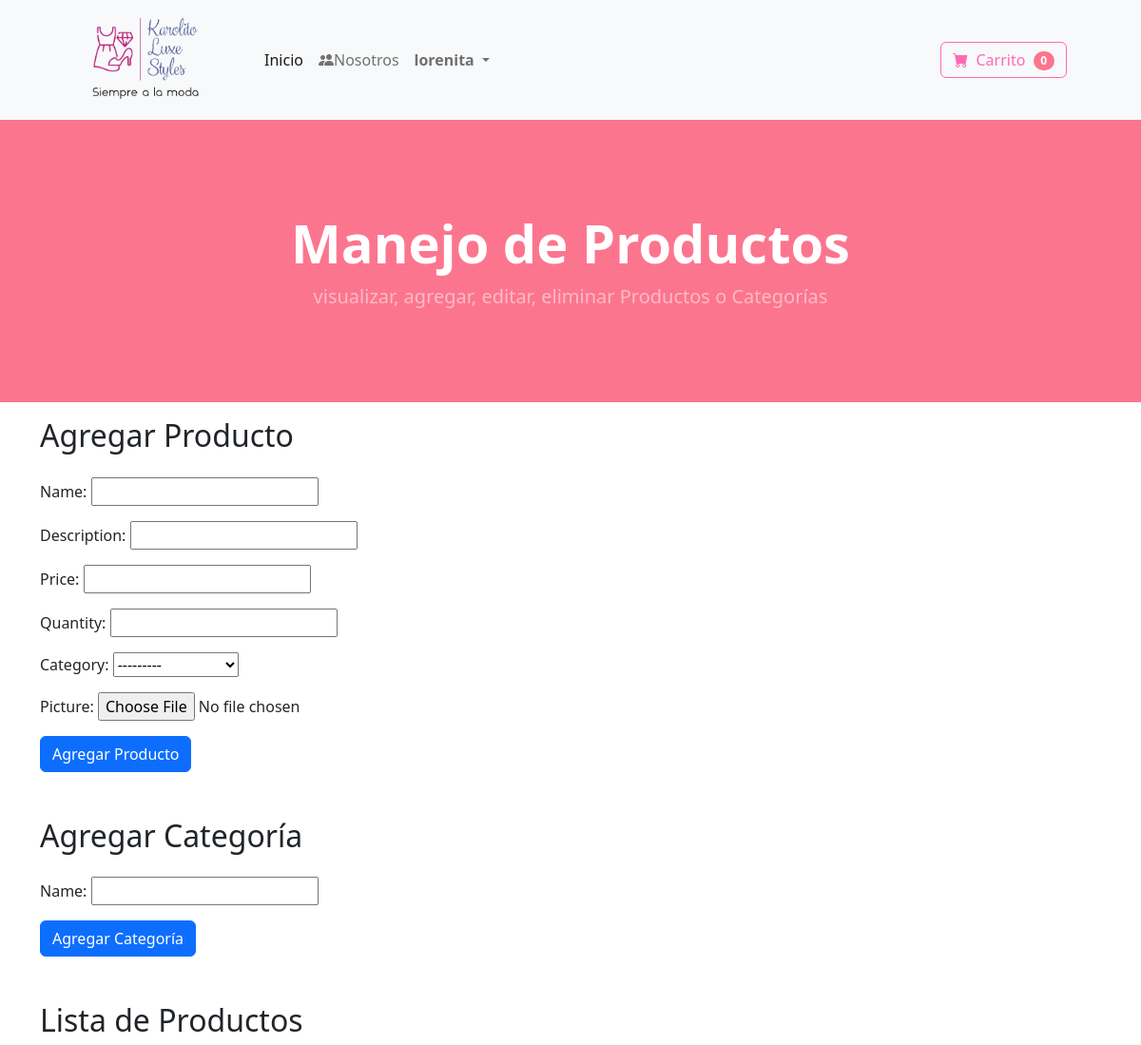
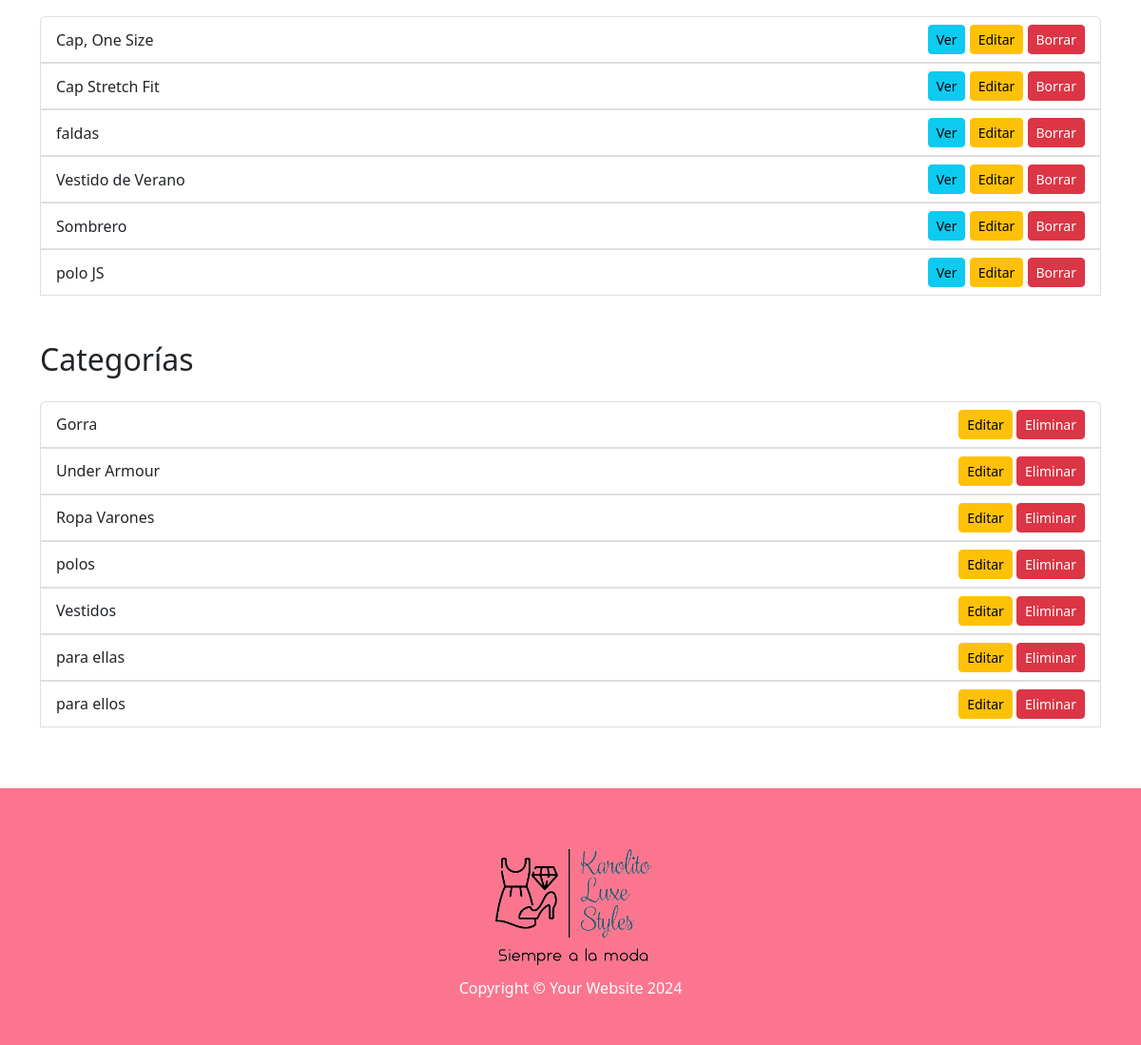
The page /manage-store/ (signed in) on the database its author committed (2 pictures, top to bottom).
### store/models.py (models this page shows, shortened)
class StoreCategory(models.Model):
    name = models.CharField(max_length=50)
    created_at = models.DateTimeField(auto_now_add=True)
    updated_at = models.DateTimeField(auto_now=True)
    class Meta:
        db_table = 'store_categories'
        verbose_name = 'Store Category'
        verbose_name_plural = 'Store Categories'
    def __str__(self):
        return self.name

class StoreProduct(models.Model):
    category = models.ForeignKey(StoreCategory, on_delete=models.CASCADE)
    description = models.CharField(max_length=255)
    name = models.CharField(max_length=255)
    price = models.DecimalField(decimal_places=2, max_digits=6)
    picture = models.ImageField(upload_to='uploads/store/products/')
    quantity = models.IntegerField()
    created_at = models.DateTimeField(auto_now_add=True)
    updated_at = models.DateTimeField(auto_now=True)
    class Meta:
        db_table = 'store_products'
        verbose_name = 'Store Product'
        verbose_name_plural = 'Store Products'

### store/views.py (the view, shortened to what this page needs)
# urls.py: path('manage-store/', views.manage_store, name='manage_store'),
@login_required
def manage_store(request):
    products = StoreProduct.objects.all()
    categories = StoreCategory.objects.all()
    product_form = StoreProductForm(request.POST or None, request.FILES or None)
    category_form = StoreCategoryForm(request.POST or None)
    return render(request, 'agregar.html', {
        'product_form': product_form,
        'category_form': category_form,
        'products': products,
        'categories': categories,
    })

### store/forms.py
class StoreProductForm(forms.ModelForm):
    class Meta:
        model = StoreProduct
        fields = ['name', 'description', 'price', 'quantity', 'category', 'picture']

class StoreCategoryForm(forms.ModelForm):
    class Meta:
        model = StoreCategory
        fields = ['name']

### cart/cart.py (called while the page is built)
    def __len__(self):
        return len(self.carta)

### cart/context_processors.py (called while the page is built)
def cart(request):
    return {
        'cart': Cart(request),
    }

### store/templates/agregar.html (shortened to what this page needs)
{% extends 'base.html' %}
{% block content %}
<header class="bg-pink py-5">
  <div class="container px-4 px-lg-5 my-5">
      <div class="text-center text-white">
          <h1 class="display-4 fw-bolder">Manejo de Productos</h1>
          <p class="lead fw-normal text-white-50 mb-0">visualizar, agregar, editar, eliminar Productos o Categorías</p>
      </div>
  </div>
</header>
<div class="container py-3">
    <h2 class="mb-4">Agregar Producto</h2>
    <form method="POST" enctype="multipart/form-data" class="mb-5">
        {{ product_form.as_p }}
        <button type="submit" name="add_product" class="btn btn-primary">Agregar Producto</button>
    </form>
    <h2 class="mb-4">Agregar Categoría</h2>
    <form method="POST" class="mb-5">
        {{ category_form.as_p }}
        <button type="submit" name="add_category" class="btn btn-primary">Agregar Categoría</button>
    </form>
    <h2 class="mb-4">Lista de Productos</h2>
    <ul class="list-group mb-5">
      {% for product in products %}
      <li class="list-group-item d-flex justify-content-between align-items-center">
          {{ product.name }}
          <div>
              <button class="btn btn-info btn-sm" data-bs-toggle="modal" data-bs-target="#viewProductModal{{ product.id }}">Ver</button>
              <button class="btn btn-warning btn-sm" data-bs-toggle="modal" data-bs-target="#editProductModal{{ product.id }}" data-product-id="{{ product.id }}" data-product-name="{{ product.name }}" data-product-description="{{ product.description }}" data-product-price="{{ product.price }}" data-product-quantity="{{ product.quantity }}" data-product-category="{{ product.category.id }}" data-product-picture="{{ product.picture.url }}">Editar</button>
              <button class="btn btn-danger btn-sm" data-bs-toggle="modal" data-bs-target="#deleteProductModal{{ product.id }}">Borrar</button>
          </div>
      </li>
  {% endfor %}
    </ul>
    <h2 class="mb-4">Categorías</h2>
    <ul class="list-group mb-5">
        {% for category in categories %}
        <li class="list-group-item d-flex justify-content-between align-items-center">
          {{ category.name }}
          <div>
              <button class="btn btn-warning btn-sm" data-bs-toggle="modal" data-bs-target="#editCategoryModal{{ category.id }}" data-category-id="{{ category.id }}" data-category-name="{{ category.name }}">Editar</button>
              <button class="btn btn-danger btn-sm" data-bs-toggle="modal" data-bs-target="#deleteCategoryModal{{ category.id }}">Eliminar</button>
          </div>
      </li>
        {% endfor %}
    </ul>
</div>
{% endblock %}

### store/templates/navbar.html (shortened to what this page needs)
{% load static %}
<nav class="navbar navbar-expand-lg navbar-light bg-light">
  <div class="container px-4 px-lg-5">
      <a class="navbar-brand" href="{% url 'home' %}"><img src="{% static 'images_propio/logo2.png' %}" alt="Logo" style="height: 100px; margin-right: 5px;">
      </a>
      <div class="collapse navbar-collapse" id="navbarSupportedContent">
          <ul class="navbar-nav me-auto mb-2 mb-lg-0 ms-lg-4">
              <li class="nav-item"><a class="nav-link active" aria-current="page" href="{% url 'home' %}">Inicio</a></li>
              <li class="nav-item">
                <a class="nav-link bi bi-people-fill" href="{% url 'about' %}">Nosotros</a>
            </li>
              <li class="nav-item dropdown">
                <span  class="nav-link dropdown-toggle" id="navbarDropdown" role="button" data-bs-toggle="dropdown" aria-expanded="false" >
                  {% if user.is_authenticated %}
                    <b>{{ user.username }}</b>
                  {% else %}
                    Mi Cuenta
                  {% endif %}
                </span>
              </li>
          </ul>
          <form class="d-flex">
            <a class="btn btn-outline-pink" href="{% url 'show_cart' %}">
              <i class="bi-cart-fill me-1"></i>
              Carrito
              <span class="badge bg-pink text-white ms-1 rounded-pill">{{ cart|length }}</span>
            </a>
          </form>
      </div>
  </div>
</nav>

### rows shown on the page
StoreCategory: name "Gorra"
StoreProduct: name "Cap, One Size"
StoreProduct: name "Cap Stretch Fit"
StoreProduct: name "faldas"
StoreProduct: name "Vestido de Verano"
StoreProduct: name "Sombrero"
StoreProduct: name "polo JS"
StoreCategory: name "Under Armour"
StoreCategory: name "Ropa Varones"
StoreCategory: name "polos"
StoreCategory: name "Vestidos"
StoreCategory: name "para ellas"
StoreCategory: name "para ellos"

### other values the page prints
{{ user.username }} "lorenita"
{{ cart|length }} "0"
